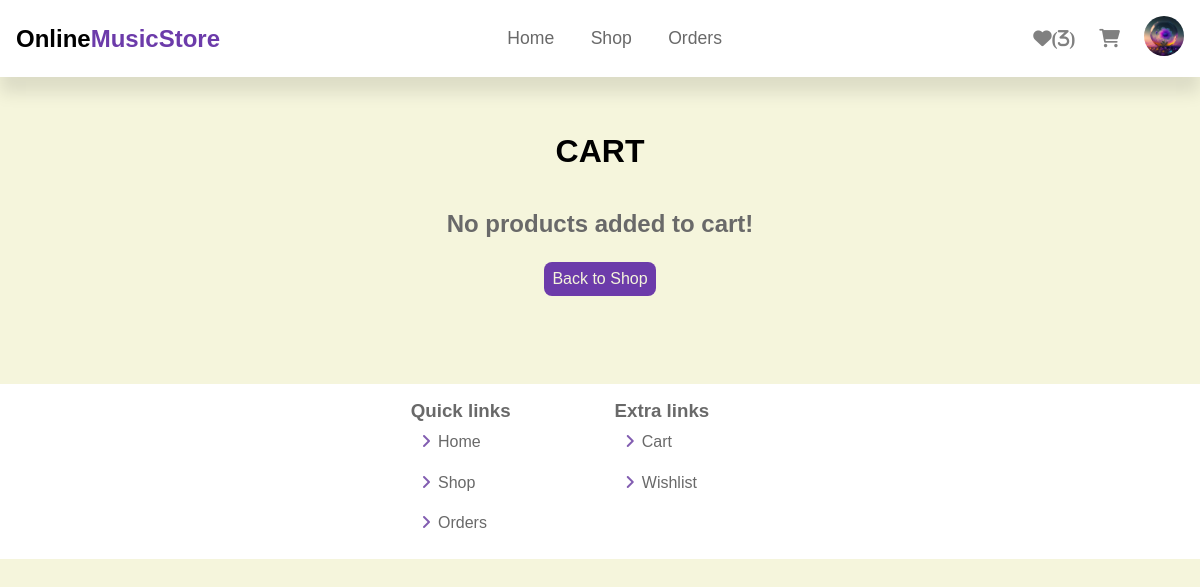
Before: /php/cart-page.php (signed in) with the older database file.
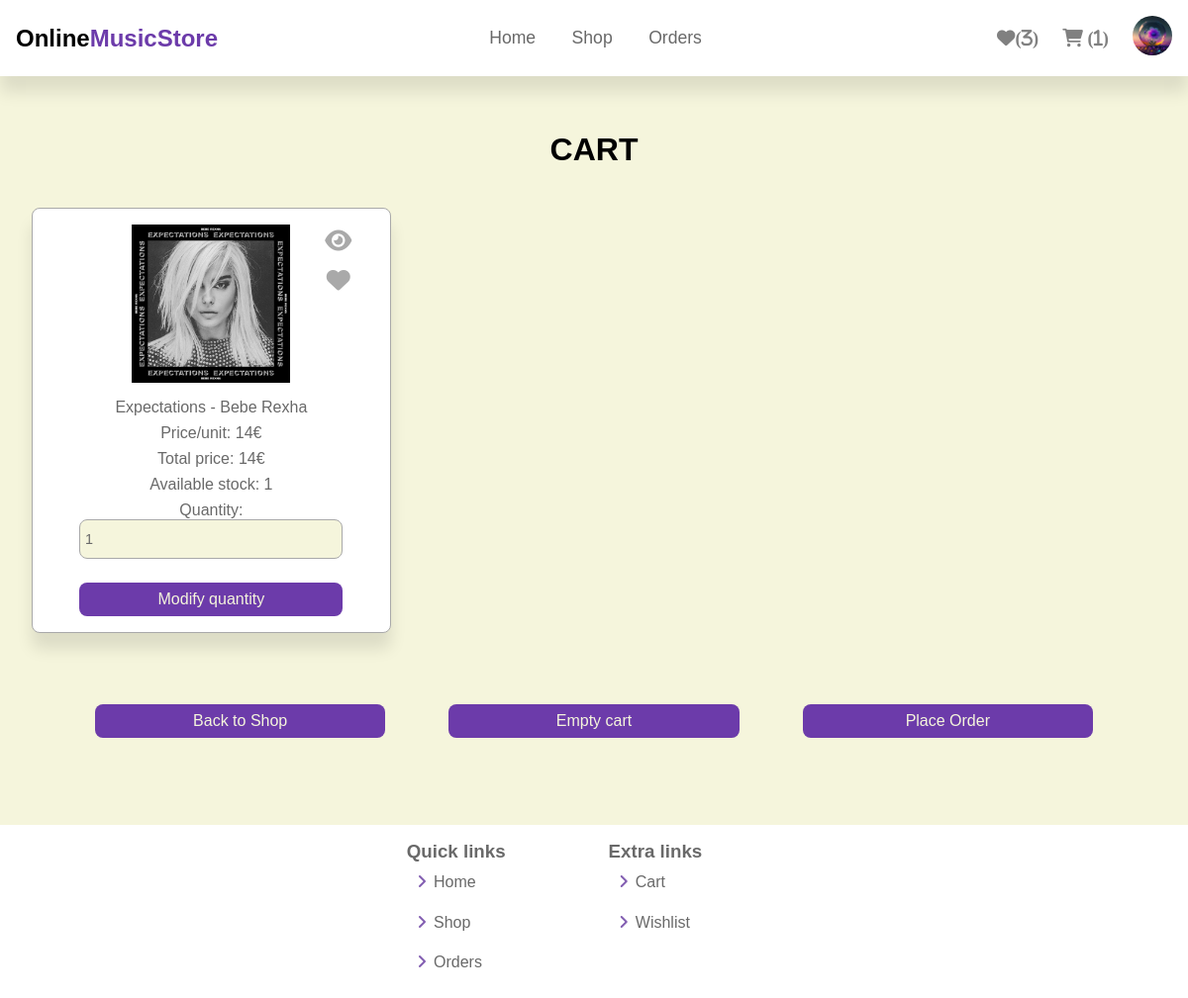
After: the same page with the newer database file.
### tables this page shows
CREATE TABLE `cart` (
  `id` int(11) NOT NULL,
  `user_id` int(11) NOT NULL,
  `product_id` int(11) NOT NULL,
  `quantity` int(11) NOT NULL DEFAULT 1
);

CREATE TABLE `products` (
  `id` int(11) NOT NULL,
  `title` varchar(200) NOT NULL,
  `artist` varchar(200) NOT NULL,
  `category` varchar(100) NOT NULL,
  `genre_list` varchar(300) NOT NULL,
  `tracklist` varchar(500) NOT NULL,
  `release_date` varchar(20) NOT NULL,
  `price` float NOT NULL,
  `stock` int(11) NOT NULL,
  `cover` varchar(300) NOT NULL
);

### php/cart-page.php (the view, shortened to what the changed rows need)
<?php
    if (isset($_SESSION['user_id'])) $user_id = $_SESSION['user_id'];
    else $user_id = 53;
?>
<!DOCTYPE html>
<html>
    <head>
        <link rel="stylesheet" href="https://cdnjs.cloudflare.com/ajax/libs/font-awesome/6.0.0-beta3/css/all.min.css">
        <link rel="stylesheet" href="../css/styles.css">
    </head>
    <body>
        <?php
            if($user_id != 53) {
                include 'header-logged-in.php';
            }
            else include 'header-not-logged-in.php';
        ?>
        <section class="cart">
            <h1 class="title">Cart</h1>
            <div class="box-container">
                <?php
                    $select = "SELECT c.quantity, p.id, p.title, p.artist, p.price, p.stock, p.cover FROM cart AS c JOIN products p ON c.product_id = p.id WHERE user_id = ?";
                    $select_stmt = mysqli_prepare($conn, $select);
                    mysqli_stmt_bind_param($select_stmt, 'i', $user_id);
                    mysqli_stmt_execute($select_stmt);
                    $res = mysqli_stmt_get_result($select_stmt);
                    if(mysqli_num_rows($res) > 0) {
                        while($product = mysqli_fetch_assoc($res)) {
                ?>
                <div class="box-subcontainer">
                    <div class="icons">
                        <a href="product-page.php?title=<?php echo $product['title']; ?>&artist=<?php echo $product['artist']; ?>" class="fas fa-eye"></a>
                        <?php
                            if($user_id != 53) {
                                echo '<i class="fa-solid fa-heart" data-user-id='.$user_id.' data-product-id='.$product['id'].'></i>';
                            }
                        ?>
                    </div>
                    <img src="../covers/<?php echo $product['cover']; ?>" alt="">
                    <p><?php echo $product['title']; ?> - <?php echo $product['artist'];?></p>
                    <p>Price/unit: <?php echo $product['price']; ?>€</p>
                    <p class="subtotal" data-subtotal="<?php echo $product['price'] * $product['quantity']; ?>">Total price: <?php echo $product['price'] * $product['quantity']; ?>€</p>
                    <p>Available stock: <?php echo $product['stock']; ?></p>
                    <form action="cart-page.php" method="POST" class="cart-form">
                        <label for="quantity">Quantity:</label>
                        <input type="number" name="quantity" min="0" class="box" placeholder="Enter quantity" value="<?php echo $product['quantity']; ?>">
                        <div class="buttons">
                            <input type="submit" name="modify_quantity" class="btn" value="Modify quantity">
                        </div>
                    </form>
                </div>
                <?php
                        }
                ?>
            </div>
            <div class="flex-btns">
                <form action="cart-page.php" method="POST">
                    <input type="submit" name="back" class="btn" value="Back to Shop">
                    <input type="submit" name="empty_cart" class="btn" value="Empty cart">
                    <input type="submit" name="place_order" class="btn place-order" value="Place Order">
                </form>
            </div>
            <?php
                }
                else echo '
                </div>
                <div class="empty-container">
                    <h2 class="empty">No products added to cart!</h2>
                    <div class="flex-btns">
                        <form action="cart-page.php" method="POST">
                            <input type="submit" name="back" class="btn" value="Back to Shop">
                        </form>
                    </div>
                </div>
                ';
            ?>
        </section>
    </body>
</html>

### php/header-logged-in.php (shortened to what the changed rows need)
<?php
    if($user_id != 53){
        $select = "SELECT * FROM wishlist WHERE user_id = ?";
        $select_stmt = mysqli_prepare($conn, $select);
        mysqli_stmt_bind_param($select_stmt, 'i', $user_id);
        mysqli_stmt_execute($select_stmt);
        $res = mysqli_stmt_get_result($select_stmt);
        $favorites_count = mysqli_num_rows($res);
    }
?>
<header class="header">
    <div class="flex">
        <a href="http://localhost/OnlineMusicStore/php/home-page.php" class="logo">Online<span>MusicStore</span></a>
        <nav class="navbar">
            <a href="home-page.php">Home</a>
            <a href="http://localhost/OnlineMusicStore/php/shop-page.php">Shop</a>
            <a href="#">Orders</a>
        </nav>
        <div class="icons">
            <?php
                if($user_id != 53){
                    echo '<a href="http://localhost/OnlineMusicStore/php/favorites-page.php" class="fa-solid fa-heart">';
                    if($favorites_count > 0) echo '('.$favorites_count.')';
                    echo '</a>';
                }
            ?>
            <?php
                $select = "SELECT * FROM cart WHERE user_id = ?";
                $select_stmt = mysqli_prepare($conn, $select);
                mysqli_stmt_bind_param($select_stmt, 'i', $user_id);
                mysqli_stmt_execute($select_stmt);
                $res = mysqli_stmt_get_result($select_stmt);
                $cart_count = mysqli_num_rows($res);
            ?>
            <a href="http://localhost/OnlineMusicStore/php/cart-page.php" class="fas fa-shopping-cart">
                <?php
                    if($cart_count > 0) echo '('.$cart_count.')';
                ?>
            </a>
            <div id="user-btn" class="profile-picture">
                <?php
                    if($user_id != 53) {
                        $select = "SELECT * FROM users WHERE id = ?";
                        $select_stmt = mysqli_prepare($conn, $select);
                        mysqli_stmt_bind_param($select_stmt, 'i', $user_id);
                        mysqli_stmt_execute($select_stmt);
                        $res = mysqli_stmt_get_result($select_stmt);
                        $user = mysqli_fetch_assoc($res);
                        echo '<img src="../pictures/'.$user['profile_picture'].'" alt="">
                            </div>
                        </div>
                        <div class="profile">
                        <img src="../pictures/'.$user['profile_picture'].'" alt="">
                        <p>'.$user['username'].'</p>
                        <a href="http://localhost/OnlineMusicStore/php/user-update-profile.php" class="btn">Update profile</a>
                        <a href="logout.php" class="delete-btn">Logout</a>
                        </div>';
                    }
                ?>
    </div>
</header>

Changed rows visible on the page:
added cart: product.cover (picture), product.title "Expectations", product.artist "Bebe Rexha", product.price "14", $product['price']*$product['quantity'] "14", product.stock "1", quantity "1"
Other visible differences:
$cart_count: (not shown) → "1"
form field back: (not shown) → "Back to Shop"
form field empty_cart: (not shown) → "Empty cart"
form field place_order: (not shown) → "Place Order"
form field back: "Back to Shop" → (not shown)
text no longer shown: "No products added to cart!"
